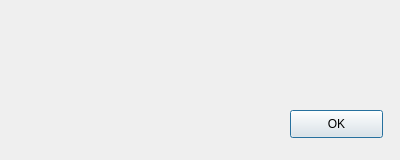
<?xml version="1.0" encoding="UTF-8"?>
<ui version="4.0">
 <class>Dialog</class>
 <widget class="QDialog" name="Dialog">
  <property name="geometry">
   <rect>
    <x>0</x>
    <y>0</y>
    <width>400</width>
    <height>160</height>
   </rect>
  </property>
  <property name="windowTitle">
   <string>Dialog</string>
  </property>
  <widget class="QPushButton" name="btn_ok">
   <property name="geometry">
    <rect>
     <x>290</x>
     <y>110</y>
     <width>93</width>
     <height>28</height>
    </rect>
   </property>
   <property name="text">
    <string>OK</string>
   </property>
  </widget>
  <widget class="QLabel" name="label_info">
   <property name="geometry">
    <rect>
     <x>16</x>
     <y>24</y>
     <width>360</width>
     <height>64</height>
    </rect>
   </property>
   <property name="text">
    <string/>
   </property>
   <property name="alignment">
    <set>Qt::AlignCenter</set>
   </property>
  </widget>
 </widget>
 <resources/>
 <connections/>
</ui>
